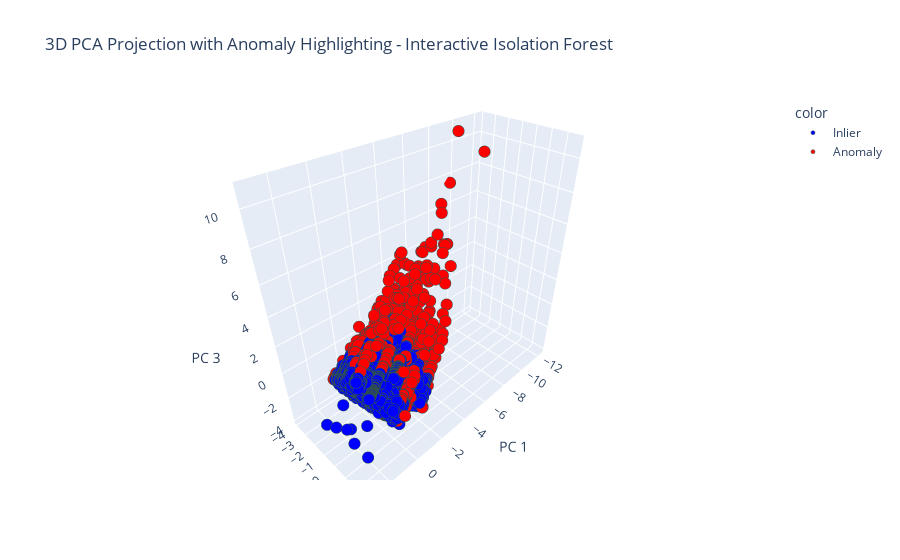

The notebook cell saved with this chart:
### Code cell
import plotly.express as px


labels = ['Inlier' if lab == 1 else 'Anomaly' for lab in flagged]
color_map = {'Inlier': 'blue', 'Anomaly': 'red'}

# Interactive 3D scatter plot
fig = px.scatter_3d(
    x=feature_pca3[:, 0],
    y=feature_pca3[:, 1],
    z=feature_pca3[:, 2],
    color=labels,
    color_discrete_map=color_map,
    title='3D PCA Projection with Anomaly Highlighting - Interactive Isolation Forest',
    labels={'x': 'PC 1', 'y': 'PC 2', 'z': 'PC 3'}
)
fig.update_traces(marker=dict(size=4, line=dict(width=0.5, color='DarkSlateGrey')))
fig.show()

### Figure 1 — Plotly figure (JSON) as saved in the notebook; plotly's stock layout.template omitted (floating-point values rounded to 4 significant figures; data arrays with more than 128 entries replaced by an {"elided": "..."} marker saying what was removed)
{"data": [{"hovertemplate": "color=Inlier<br>PC 1=%{x}<br>PC 2=%{y}<br>PC 3=%{z}<extra></extra>", "legendgroup": "Inlier", "marker": {"color": "blue", "line": {"color": "DarkSlateGrey", "width": 0.5}, "size": 4, "symbol": "circle"}, "mode": "markers", "name": "Inlier", "scene": "scene", "showlegend": true, "type": "scatter3d", "x": {"elided": "13074 float values"}, "y": {"elided": "13074 float values"}, "z": {"elided": "13074 float values"}}, {"hovertemplate": "color=Anomaly<br>PC 1=%{x}<br>PC 2=%{y}<br>PC 3=%{z}<extra></extra>", "legendgroup": "Anomaly", "marker": {"color": "red", "line": {"color": "DarkSlateGrey", "width": 0.5}, "size": 4, "symbol": "circle"}, "mode": "markers", "name": "Anomaly", "scene": "scene", "showlegend": true, "type": "scatter3d", "x": {"elided": "689 float values"}, "y": {"elided": "689 float values"}, "z": {"elided": "689 float values"}}], "layout": {"legend": {"title": {"text": "color"}, "tracegroupgap": 0}, "scene": {"domain": {"x": [0, 1], "y": [0, 1]}, "xaxis": {"title": {"text": "PC 1"}}, "yaxis": {"title": {"text": "PC 2"}}, "zaxis": {"title": {"text": "PC 3"}}}, "title": {"text": "3D PCA Projection with Anomaly Highlighting - Interactive Isolation Forest"}}}
